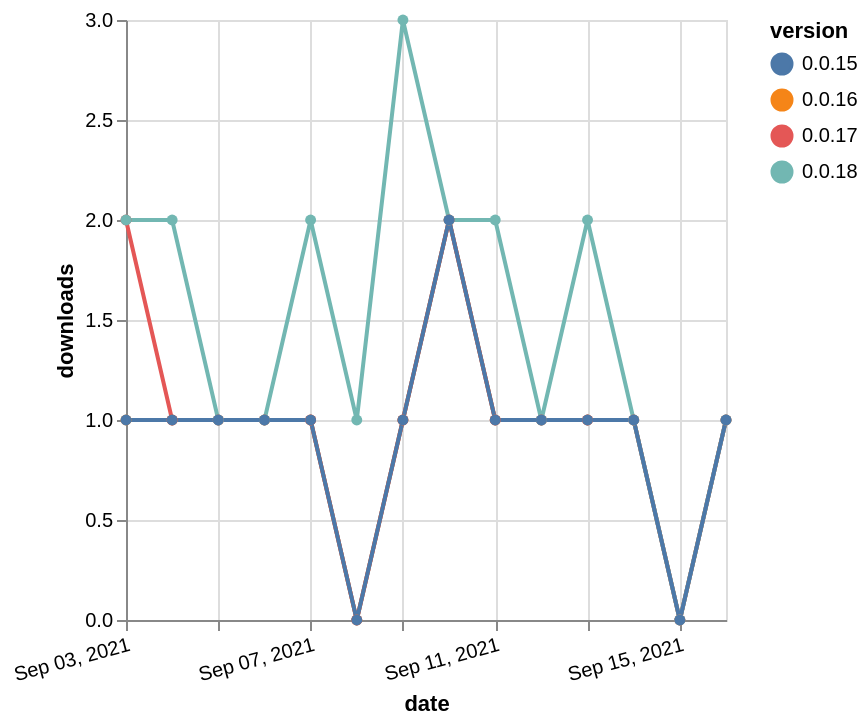

Write a Vega-Lite specification for this figure.
### Vega-Lite specification from a JSON file in a GitHub repository (floating-point values rounded to 4 significant figures)
{"$schema": "https://vega.github.io/schema/vega-lite/v5.json", "description": "A simple bar chart with embedded data.", "data": {"values": [{"date": "2021-09-03", "total": 186, "delta": 1, "version": "0.0.16"}, {"date": "2021-09-04", "total": 187, "delta": 1, "version": "0.0.16"}, {"date": "2021-09-05", "total": 188, "delta": 1, "version": "0.0.16"}, {"date": "2021-09-06", "total": 189, "delta": 1, "version": "0.0.16"}, {"date": "2021-09-07", "total": 190, "delta": 1, "version": "0.0.16"}, {"date": "2021-09-08", "total": 190, "delta": 0, "version": "0.0.16"}, {"date": "2021-09-09", "total": 191, "delta": 1, "version": "0.0.16"}, {"date": "2021-09-10", "total": 193, "delta": 2, "version": "0.0.16"}, {"date": "2021-09-11", "total": 194, "delta": 1, "version": "0.0.16"}, {"date": "2021-09-12", "total": 195, "delta": 1, "version": "0.0.16"}, {"date": "2021-09-13", "total": 196, "delta": 1, "version": "0.0.16"}, {"date": "2021-09-14", "total": 197, "delta": 1, "version": "0.0.16"}, {"date": "2021-09-15", "total": 197, "delta": 0, "version": "0.0.16"}, {"date": "2021-09-16", "total": 198, "delta": 1, "version": "0.0.16"}, {"date": "2021-09-03", "total": 154, "delta": 2, "version": "0.0.17"}, {"date": "2021-09-04", "total": 155, "delta": 1, "version": "0.0.17"}, {"date": "2021-09-05", "total": 156, "delta": 1, "version": "0.0.17"}, {"date": "2021-09-06", "total": 157, "delta": 1, "version": "0.0.17"}, {"date": "2021-09-07", "total": 158, "delta": 1, "version": "0.0.17"}, {"date": "2021-09-08", "total": 158, "delta": 0, "version": "0.0.17"}, {"date": "2021-09-09", "total": 159, "delta": 1, "version": "0.0.17"}, {"date": "2021-09-10", "total": 161, "delta": 2, "version": "0.0.17"}, {"date": "2021-09-11", "total": 162, "delta": 1, "version": "0.0.17"}, {"date": "2021-09-12", "total": 163, "delta": 1, "version": "0.0.17"}, {"date": "2021-09-13", "total": 164, "delta": 1, "version": "0.0.17"}, {"date": "2021-09-14", "total": 165, "delta": 1, "version": "0.0.17"}, {"date": "2021-09-15", "total": 165, "delta": 0, "version": "0.0.17"}, {"date": "2021-09-16", "total": 166, "delta": 1, "version": "0.0.17"}, {"date": "2021-09-03", "total": 83, "delta": 2, "version": "0.0.18"}, {"date": "2021-09-04", "total": 85, "delta": 2, "version": "0.0.18"}, {"date": "2021-09-05", "total": 86, "delta": 1, "version": "0.0.18"}, {"date": "2021-09-06", "total": 87, "delta": 1, "version": "0.0.18"}, {"date": "2021-09-07", "total": 89, "delta": 2, "version": "0.0.18"}, {"date": "2021-09-08", "total": 90, "delta": 1, "version": "0.0.18"}, {"date": "2021-09-09", "total": 93, "delta": 3, "version": "0.0.18"}, {"date": "2021-09-10", "total": 95, "delta": 2, "version": "0.0.18"}, {"date": "2021-09-11", "total": 97, "delta": 2, "version": "0.0.18"}, {"date": "2021-09-12", "total": 98, "delta": 1, "version": "0.0.18"}, {"date": "2021-09-13", "total": 100, "delta": 2, "version": "0.0.18"}, {"date": "2021-09-14", "total": 101, "delta": 1, "version": "0.0.18"}, {"date": "2021-09-15", "total": 101, "delta": 0, "version": "0.0.18"}, {"date": "2021-09-16", "total": 102, "delta": 1, "version": "0.0.18"}, {"date": "2021-09-03", "total": 173, "delta": 1, "version": "0.0.15"}, {"date": "2021-09-04", "total": 174, "delta": 1, "version": "0.0.15"}, {"date": "2021-09-05", "total": 175, "delta": 1, "version": "0.0.15"}, {"date": "2021-09-06", "total": 176, "delta": 1, "version": "0.0.15"}, {"date": "2021-09-07", "total": 177, "delta": 1, "version": "0.0.15"}, {"date": "2021-09-08", "total": 177, "delta": 0, "version": "0.0.15"}, {"date": "2021-09-09", "total": 178, "delta": 1, "version": "0.0.15"}, {"date": "2021-09-10", "total": 180, "delta": 2, "version": "0.0.15"}, {"date": "2021-09-11", "total": 181, "delta": 1, "version": "0.0.15"}, {"date": "2021-09-12", "total": 182, "delta": 1, "version": "0.0.15"}, {"date": "2021-09-13", "total": 183, "delta": 1, "version": "0.0.15"}, {"date": "2021-09-14", "total": 184, "delta": 1, "version": "0.0.15"}, {"date": "2021-09-15", "total": 184, "delta": 0, "version": "0.0.15"}, {"date": "2021-09-16", "total": 185, "delta": 1, "version": "0.0.15"}]}, "width": "container", "mark": {"type": "line", "point": {"filled": true}}, "encoding": {"x": {"field": "date", "type": "temporal", "timeUnit": "yearmonthdate", "title": "date", "axis": {"labelAngle": -15}}, "y": {"field": "delta", "type": "quantitative", "title": "downloads"}, "color": {"field": "version", "type": "nominal"}, "tooltip": {"field": "delta"}}}
